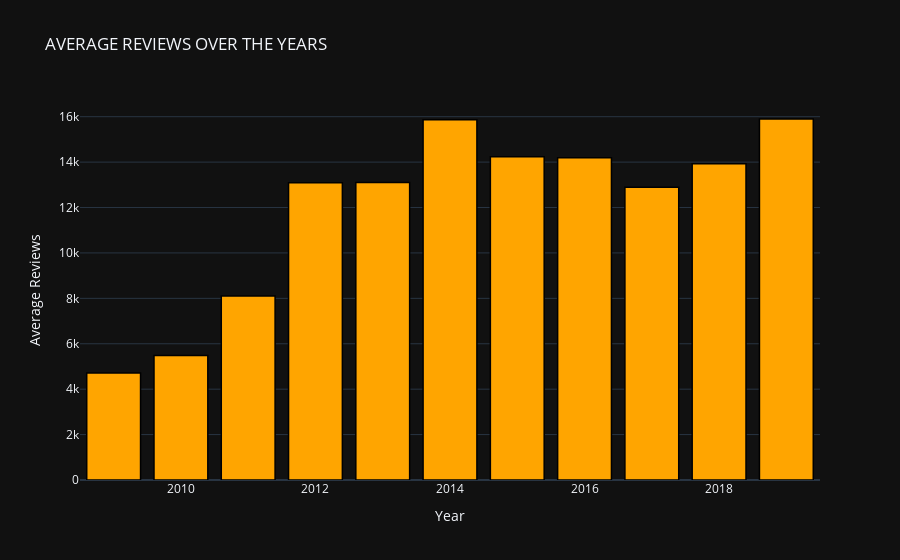

Write notebook code for a chart like this one.
### Code cell
#REVIEWS,RATINGS AND PRICE OF BESTSELLERS:
temp_df1 = df.groupby('Year').mean().reset_index()


# create trace1
trace1 = go.Bar(
                x = temp_df1['Year'],
                y = temp_df1['Reviews'],
                marker = dict(color = 'rgb(255,165,0)',
                             line=dict(color='rgb(0,0,0)',width=1.5)))
layout = go.Layout(template= "plotly_dark",title = 'AVERAGE REVIEWS OVER THE YEARS' , xaxis = dict(title = 'Year'), yaxis = dict(title = 'Average Reviews'))
fig = go.Figure(data = [trace1], layout = layout)
fig.show()
temp_df1 = df.groupby('Year').mean().reset_index()


# create trace1
trace1 = go.Bar(
                x = temp_df1['Year'],
                y = temp_df1['Price'],
                marker = dict(color = 'rgb(148, 103, 189)',
                             line=dict(color='rgb(0,0,0)',width=1.5)))
layout = go.Layout(template= "plotly_dark",title = 'AVERAGE PRICE OVER THE YEARS' , xaxis = dict(title = 'Year'), yaxis = dict(title = 'Average Price'))
fig = go.Figure(data = [trace1], layout = layout)
fig.show()
temp_df1 = df.groupby('Year').mean().reset_index()


# create trace1
trace1 = go.Bar(
                x = temp_df1['Year'],
                y = temp_df1['User Rating'],
                marker = dict(color = 'rgb(250,13,92)',
                             line=dict(color='rgb(0,0,0)',width=1.5)))
layout = go.Layout(template= "plotly_dark",title = 'AVERAGE RATING OVER THE YEARS' , xaxis = dict(title = 'Year'), yaxis = dict(title = 'Average Rating'))
fig = go.Figure(data = [trace1], layout = layout)
fig.show()

### Figure 1 — Plotly figure (JSON) as saved in the notebook; plotly's stock layout.template omitted (floating-point values rounded to 4 significant figures)
{"data": [{"marker": {"color": "rgb(255,165,0)", "line": {"color": "rgb(0,0,0)", "width": 1.5}}, "type": "bar", "x": [2009, 2010, 2011, 2012, 2013, 2014, 2015, 2016, 2017, 2018, 2019], "y": [4710.0, 5480.0, 8101.0, 13090.0, 13100.0, 15860.0, 14230.0, 14196, 12890.0, 13930.0, 15900.0]}], "layout": {"title": {"text": "AVERAGE REVIEWS OVER THE YEARS"}, "xaxis": {"title": {"text": "Year"}}, "yaxis": {"title": {"text": "Average Reviews"}}}}
